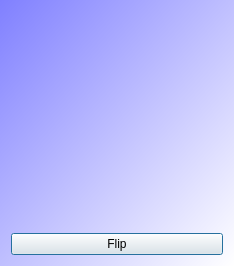
<?xml version="1.0" encoding="UTF-8"?>
<ui version="4.0">
 <class>QtRubiksClockMainDialog</class>
 <widget class="QDialog" name="QtRubiksClockMainDialog">
  <property name="geometry">
   <rect>
    <x>0</x>
    <y>0</y>
    <width>234</width>
    <height>266</height>
   </rect>
  </property>
  <property name="windowTitle">
   <string>Rubik's Clock</string>
  </property>
  <property name="windowIcon">
   <iconset resource="GameRubiksClock.qrc">
    <normaloff>:/images/GameRubiksClockIcon14x14.png</normaloff>:/images/GameRubiksClockIcon14x14.png</iconset>
  </property>
  <property name="styleSheet">
   <string notr="true">QDialog { 
background-color: qlineargradient(x1: 0, y1: 0, x2: 1, y2: 1, stop: 0  #8080ff, stop: 1 #ffffff);
}</string>
  </property>
  <layout class="QVBoxLayout" name="verticalLayout_2">
   <item>
    <widget class="QWidget" name="widget_hold_clock" native="true">
     <layout class="QVBoxLayout" name="verticalLayout">
      <property name="spacing">
       <number>0</number>
      </property>
      <property name="leftMargin">
       <number>0</number>
      </property>
      <property name="topMargin">
       <number>0</number>
      </property>
      <property name="rightMargin">
       <number>0</number>
      </property>
      <property name="bottomMargin">
       <number>0</number>
      </property>
      <item>
       <widget class="ribi::ruco::QtRubiksClockWidget" name="clock" native="true"/>
      </item>
     </layout>
    </widget>
   </item>
   <item>
    <widget class="QPushButton" name="button_flip">
     <property name="text">
      <string>Flip</string>
     </property>
    </widget>
   </item>
  </layout>
 </widget>
 <customwidgets>
  <customwidget>
   <class>ribi::ruco::QtRubiksClockWidget</class>
   <extends>QWidget</extends>
   <header>qtrubiksclockwidget.h</header>
   <container>1</container>
  </customwidget>
 </customwidgets>
 <resources>
  <include location="GameRubiksClock.qrc"/>
 </resources>
 <connections/>
</ui>
